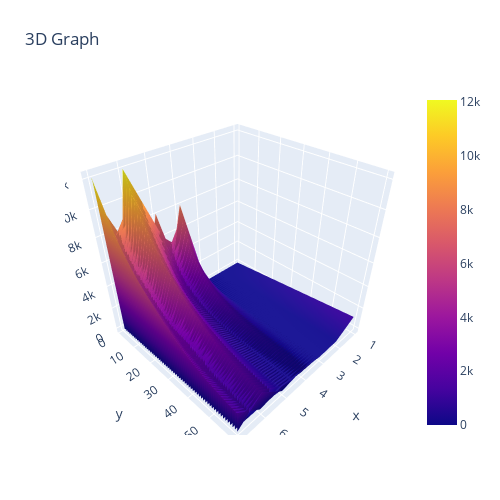

Notebook code cell kept with this figure:
### Code cell
import pandas as pd
import numpy as np
from scipy.interpolate import griddata

import matplotlib.pyplot as plt
from mpl_toolkits.mplot3d import Axes3D
import matplotlib.cm as cm
from jinja2 import Template
import plotly.graph_objects as go
import plotly.express as px
import plotly.io as pio

data = pd.read_csv("CNN_time_threshold_analysis_results.csv")
z = data.values
sh_0, sh_1 = z.shape
print(z.shape)
x, y = np.linspace(1, 10, num=10), np.linspace(1, 60, num=sh_0)
fig = go.Figure(data=[go.Surface(z=z, x=x, y=y)])
fig.update_layout(title=dict(text='3D Graph'), autosize=False,
                  width=500, height=500,
                  margin=dict(l=65, r=50, b=65, t=90))
fig.show()

### Figure 1 — Plotly figure (JSON) as saved in the notebook; plotly's stock layout.template omitted (floating-point values rounded to 4 significant figures; data arrays with more than 128 entries replaced by an {"elided": "..."} marker saying what was removed)
{"data": [{"type": "surface", "x": [1, 2, 3, 4, 5, 6, 7, 8, 9, 10], "y": {"elided": "1140 float values"}, "z": {"elided": "1140x7 float values"}}], "layout": {"autosize": false, "height": 500, "margin": {"b": 65, "l": 65, "r": 50, "t": 90}, "title": {"text": "3D Graph"}, "width": 500}}
